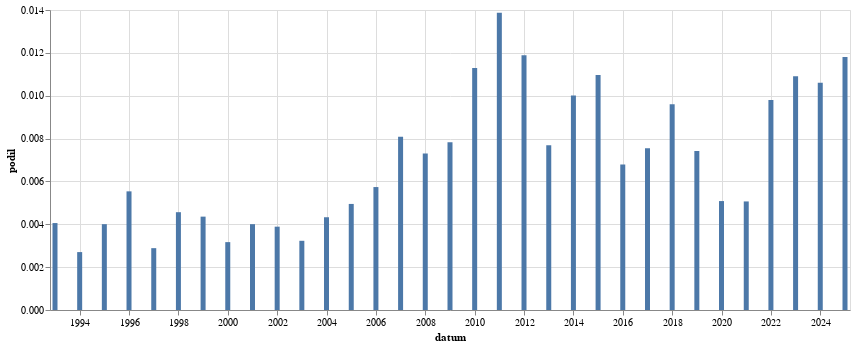

Notebook cell for this chart:
### Code cell
graf_vyvoje("smích",epocha="datum")

### Figure 1 — Vega-Lite specification as saved in the notebook (floating-point values rounded to 4 significant figures)
{"config": {"view": {"continuousWidth": 300, "continuousHeight": 300}}, "data": {"name": "data-ce0eaf2775a19c8f7118bff86fb61534"}, "mark": {"type": "bar"}, "encoding": {"x": {"field": "datum", "type": "temporal"}, "y": {"field": "podil", "type": "quantitative"}}, "width": 800, "$schema": "https://vega.github.io/schema/vega-lite/v5.8.0.json", "datasets": {"data-ce0eaf2775a19c8f7118bff86fb61534": [{"id": 38, "datum": "1993-01-01T00:00:00", "id_right": 9366, "podil": 0.004057}, {"id": 21, "datum": "1994-01-01T00:00:00", "id_right": 7771, "podil": 0.002702}, {"id": 37, "datum": "1995-01-01T00:00:00", "id_right": 9237, "podil": 0.004006}, {"id": 53, "datum": "1996-01-01T00:00:00", "id_right": 9572, "podil": 0.005537}, {"id": 48, "datum": "1997-01-01T00:00:00", "id_right": 16632, "podil": 0.002886}, {"id": 54, "datum": "1998-01-01T00:00:00", "id_right": 11831, "podil": 0.004564}, {"id": 91, "datum": "1999-01-01T00:00:00", "id_right": 20885, "podil": 0.004357}, {"id": 79, "datum": "2000-01-01T00:00:00", "id_right": 24941, "podil": 0.003167}, {"id": 84, "datum": "2001-01-01T00:00:00", "id_right": 20971, "podil": 0.004006}, {"id": 65, "datum": "2002-01-01T00:00:00", "id_right": 16715, "podil": 0.003889}, {"id": 72, "datum": "2003-01-01T00:00:00", "id_right": 22293, "podil": 0.00323}, {"id": 89, "datum": "2004-01-01T00:00:00", "id_right": 20561, "podil": 0.004329}, {"id": 115, "datum": "2005-01-01T00:00:00", "id_right": 23234, "podil": 0.00495}, {"id": 83, "datum": "2006-01-01T00:00:00", "id_right": 14467, "podil": 0.005737}, {"id": 115, "datum": "2007-01-01T00:00:00", "id_right": 14220, "podil": 0.008087}, {"id": 107, "datum": "2008-01-01T00:00:00", "id_right": 14651, "podil": 0.007303}, {"id": 131, "datum": "2009-01-01T00:00:00", "id_right": 16744, "podil": 0.007824}, {"id": 144, "datum": "2010-01-01T00:00:00", "id_right": 12756, "podil": 0.01129}, {"id": 248, "datum": "2011-01-01T00:00:00", "id_right": 17878, "podil": 0.01387}, {"id": 173, "datum": "2012-01-01T00:00:00", "id_right": 14550, "podil": 0.01189}, {"id": 74, "datum": "2013-01-01T00:00:00", "id_right": 9619, "podil": 0.007693}, {"id": 210, "datum": "2014-01-01T00:00:00", "id_right": 20991, "podil": 0.01}, {"id": 238, "datum": "2015-01-01T00:00:00", "id_right": 21692, "podil": 0.01097}, {"id": 157, "datum": "2016-01-01T00:00:00", "id_right": 23117, "podil": 0.006792}, {"id": 139, "datum": "2017-01-01T00:00:00", "id_right": 18413, "podil": 0.007549}, {"id": 200, "datum": "2018-01-01T00:00:00", "id_right": 20820, "podil": 0.009606}, {"id": 187, "datum": "2019-01-01T00:00:00", "id_right": 25186, "podil": 0.007425}, {"id": 121, "datum": "2020-01-01T00:00:00", "id_right": 23803, "podil": 0.005083}, {"id": 102, "datum": "2021-01-01T00:00:00", "id_right": 20133, "podil": 0.005066}, {"id": 205, "datum": "2022-01-01T00:00:00", "id_right": 20911, "podil": 0.009803}, {"id": 269, "datum": "2023-01-01T00:00:00", "id_right": 24660, "podil": 0.01091}, {"id": 254, "datum": "2024-01-01T00:00:00", "id_right": 23938, "podil": 0.01061}, {"id": 149, "datum": "2025-01-01T00:00:00", "id_right": 12617, "podil": 0.01181}]}}
